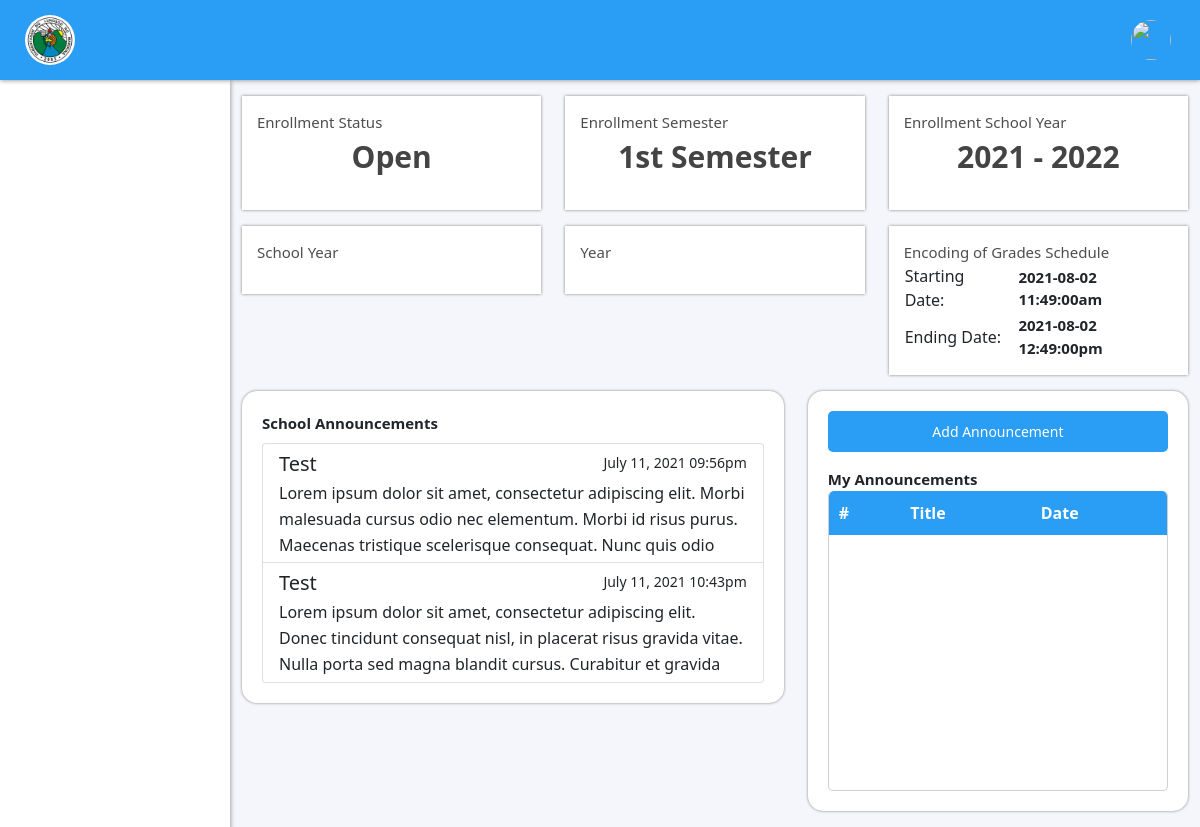
The app's page /pages/adm.reg.dashboard.php with its own data.
### tables this page shows
CREATE TABLE `enrollment_control` (
  `Control` varchar(50) NOT NULL,
  `Status` varchar(20) NOT NULL
);

CREATE TABLE `announcement` (
  `AnnounceID` int(11) NOT NULL,
  `AdminID` varchar(50) NOT NULL,
  `Title` varchar(100) NOT NULL,
  `Content` text NOT NULL,
  `CreatedAt` datetime NOT NULL DEFAULT current_timestamp(),
  `Type` varchar(50) NOT NULL
);

### db-helper/Select.php (called while the page is built, shortened)
<?php
class Select extends Connection{
    public function getAnnouncementByType($type, $dept){
        $con = $this->connect();
        $stmt = $con->prepare('SELECT * FROM `announcement` INNER JOIN admin ON admin.AdminID = announcement.AdminID WHERE Type = ? AND admin.Department RLIKE(?);');
        $stmt->bind_param('ss', $type, $dept);
        $stmt->execute();
        $result = $stmt->get_result();
        return $result->fetch_all(MYSQLI_ASSOC);
    }
    public function getEncodingOfGradesSchedule($schoolYear, $semester){
        $con = $this->connect();
        $stmt = $con->prepare('SELECT * FROM `grades_encode_sched` WHERE SchoolYear = ? AND Semester = ? ORDER BY ScheduleID DESC LIMIT 1');
        $stmt->bind_param('ss', $schoolYear, $semester);
        $stmt->execute();
        $res = $stmt->get_result();
        return $res->fetch_assoc();
    }
    public function getControl($control){
        $con = $this->connect();
        $stmt = $con->prepare('SELECT * FROM `enrollment_control` WHERE Control = ?');
        $stmt->bind_param('s', $control);
        $stmt->execute();
        $res = $stmt->get_result();
        return $res->fetch_assoc()['Status'];
    }
}

### pages/adm.reg.dashboard.php (the view, shortened to what this page needs)
<?php
    include '../includes/header.inc.php';
    include '../includes/nav.inside-nav.php';
?>
<link rel="stylesheet" href="../css/adm.reg.dashboard.css?v=<?php echo time()?>">
<div class="container-fluid pb-3">
    <div class="row">
        <div class="col-12 col-md-6 col-lg-4">
            <div class="status-container mt-3 mx-auto control">
                <div class="d-flex justify-content-between align-items-center">
                    <p class="phar m-0">Enrollment Status</p>
                </div>
                <p class="sub-header text-center"><?php echo $selectObj->getControl('enrollment-status'); ?></p>
            </div>
        </div>
        <div class="col-12 col-md-6 col-lg-4">
            <div class="status-container mt-3 mx-auto control">
                <div class="d-flex justify-content-between align-items-center">
                    <p class="phar m-0">Enrollment Semester</p>
                </div>
                <p class="sub-header text-center"><?php echo $selectObj->getControl('enrollment-semester')?></p>
            </div>
        </div>
        <div class="col-12 col-md-6 col-lg-4 control">
            <div class="status-container mt-3 mx-auto">
                <div class="d-flex justify-content-between align-items-center">
                    <p class="phar m-0">Enrollment School Year</p>
                </div>
                <p class="sub-header text-center"><?php echo $selectObj->getControl('enrollment-school-year'); ?></p>
            </div>
        </div>
        <div class="col-12 col-md-6 col-lg-4 control">
            <div class="status-container mt-3 mx-auto">
                <div class="d-flex justify-content-between align-items-center">
                    <p class="phar m-0">School Year</p>
                </div>
            </div>
        </div>
        <div class="col-12 col-md-6 col-lg-4 control">
            <div class="status-container mt-3 mx-auto">
                <div class="d-flex justify-content-between align-items-center">
                    <p class="phar m-0">Year</p>
                </div>
            </div>
        </div>
        <div class="col-12 col-md-6 col-lg-4 control">
            <?php
                $gradesEncodingSchedule = $selectObj->getEncodingOfGradesSchedule($selectObj->getControl('enrollment-school-year'), $selectObj->getControl('enrollment-semester'));
                if(is_array($gradesEncodingSchedule)){
                    $startDate = $gradesEncodingSchedule['StartingDateTime'];
                    $endDate = $gradesEncodingSchedule['EndingDateTime'];
                }
                else{
                    $startDate = "";
                    $endDate = "";
                }
            ?>
            <div class="status-container mt-3 mx-auto">
                <div class="d-flex justify-content-between align-itmes-center">
                    <p class="phar m-0">Encoding of Grades Schedule</p>
                </div>
                <table>
                    <tr>
                        <td class="pe-3">Starting Date:</td>
                        <td class="title"><?php echo $startDate?></td>
                    </tr>
                    <tr>
                        <td>Ending Date:</td>
                        <td class="title"><?php echo $endDate?></td>
                    </tr>
                </table>
            </div>
        </div>
    </div>
    <div class="row mt-3">
        <div class="col-12 col-lg-7">
            <div class="card-container">
                <label class="title">School Announcements</label>
                <?php $announcement = $selectObj->getAnnouncementByType('school', ""); ?>
                <div class="list-group mt-2 school-announce">
                    <?php foreach($announcement as $num => $announce): ?>
                        <a href="#" class="list-group-item list-group-item-action" data-announce-id="<?php echo $announce['AnnounceID']?>">
                            <div class="d-flex w-100 justify-content-between">
                                <h5 class="mb-1"><?php echo $announcement[$num]['Title']?></h5>
                                <small><?php echo date('F d, Y h:ia', strtotime($announcement[$num]['CreatedAt']))?></small>
                            </div>
                            <p class="mb-1"><?php echo $announcement[$num]['Content']?></p>
                        </a>
                    <?php endforeach; ?>
                </div>
            </div>
        </div>
        <div class="col-12 col-lg-5">
            <div class="card-container mt-3 mt-lg-0">
                <div class="text-center">
                    <button class="plmar-btn w-100" id="btn-add-announcement">Add Announcement</button>
                </div>
                <p class="title mt-3 mb-0">My Announcements</p>
                <div class="table-container" style="height: 300px;">
                    <table class="plmar-table">
                        <thead>
                            <tr>
                                <th>#</th>
                                <th>Title</th>
                                <th>Date</th>
                            </tr>
                        </thead>
                    </table>
                </div>
            </div>
        </div>
    </div>
</div>
<?php
    include '../includes/footer.inc.php';
?>

### css/style-resources.css (style rules this page uses)
.sub-header { font-size: 30px; font-weight: 600; color: #444444; }
.phar { font-size: 15px; font-weight: 500; color: #4e4e4e; }
.title { font-size: 15px; font-weight: 600; }
.plmar-btn { background-color: #2a9df4; color: #ffffff; padding: 10px 20px; font-size: 14px; border-radius: 5px; outline: none; border: none; }
.table-container { border-left: 1px solid #cfcfcf; border-right: 1px solid #cfcfcf; border-bottom: 1px solid #cfcfcf; height: 500px; border-radius: 5px; overflow: auto; }
.plmar-table { width: 100%; }
.plmar-table thead th { background-color: #2a9df4; padding: 10px; color: #ffffff; }
.plmar-table thead th:first-child { border-top-left-radius: 5px; }
.plmar-table thead th:last-child { border-top-right-radius: 5px; }
.card-container { padding: 20px; background-color: #ffffff; border-radius: 15px; box-shadow: 0px 0px 3px gray; }
.status-container { padding: 15px; box-shadow: 0px 0px 3px gray; background-color: white; max-width: 350px; }

### css/nav.inside-nav.css (style rules this page uses)
body { background-color: #F5F6FB; padding-top: 80px; }
@media (min-width: 992px) { body { padding-left: 230px; } }

### css/adm.reg.dashboard.css (style rules this page uses)
div.list-group { z-index: -1; }
div.list-group a.list-group-item { max-height: 120px; display: block; overflow: hidden; }
div.list-group a.list-group-item p { line-height: 26px; }

### records on screen
enrollment_control: Status "Open"
enrollment_control: Status "1st Semester"
enrollment_control: Status "2021 - 2022"
announcement: Title "Test", CreatedAt "July 11, 2021 09:56pm", Content "Lorem ipsum dolor sit amet, consectetur adipiscing elit. Morbi malesuada cursus odio nec elementum. Morbi id risus purus. Maecenas tristique scelerisque consequat. Nunc quis odio…"
announcement: Title "Test", CreatedAt "July 11, 2021 10:43pm", Content "Lorem ipsum dolor sit amet, consectetur adipiscing elit. Donec tincidunt consequat nisl, in placerat risus gravida vitae. Nulla porta sed magna blandit cursus. Curabitur et gravida…"

### other values on screen
$startDate "2021-08-02 11:49:00am"
$endDate "2021-08-02 12:49:00pm"
